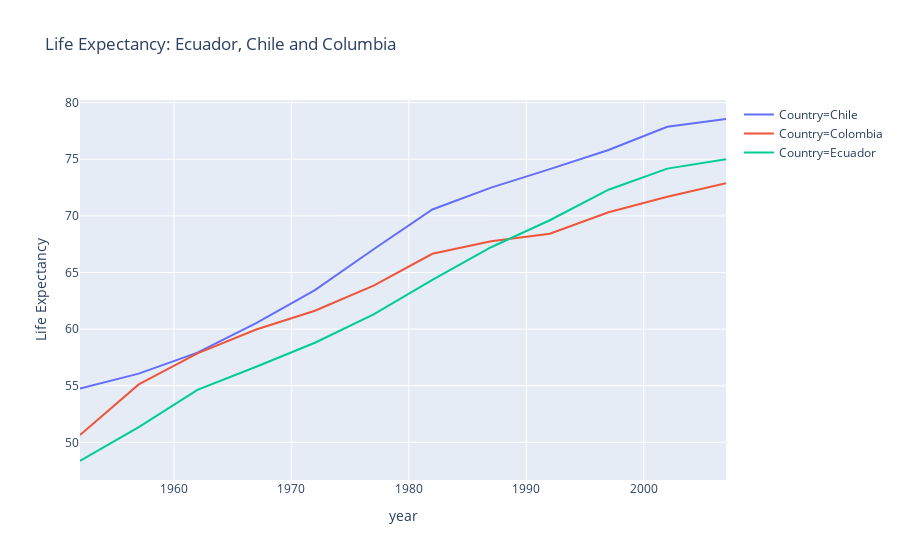

The notebook cell this image was saved under:
### Markdown cell above
### Use the filter to plot the countries (without creating a new dataframe!)

### Code cell
fig = px.line(df_expectancy_tall[row_filter], 
             x='year', 
             y='Life Expectancy',
             color = 'Country',
             title='Life Expectancy: Ecuador, Chile and Columbia')

fig.show()

### Figure 1 — Plotly figure (JSON) as saved in the notebook; plotly's stock layout.template omitted (floating-point values rounded to 4 significant figures)
{"data": [{"hoverlabel": {"namelength": 0}, "hovertemplate": "Country=Chile<br>year=%{x}<br>Life Expectancy=%{y}", "legendgroup": "Country=Chile", "line": {"color": "#636efa", "dash": "solid"}, "mode": "lines", "name": "Country=Chile", "showlegend": true, "type": "scatter", "x": [1952, 1957, 1962, 1967, 1972, 1977, 1982, 1987, 1992, 1997, 2002, 2007], "xaxis": "x", "y": [54.74, 56.07, 57.92, 60.52, 63.44, 67.05, 70.56, 72.49, 74.13, 75.82, 77.86, 78.55], "yaxis": "y"}, {"hoverlabel": {"namelength": 0}, "hovertemplate": "Country=Colombia<br>year=%{x}<br>Life Expectancy=%{y}", "legendgroup": "Country=Colombia", "line": {"color": "#EF553B", "dash": "solid"}, "mode": "lines", "name": "Country=Colombia", "showlegend": true, "type": "scatter", "x": [1952, 1957, 1962, 1967, 1972, 1977, 1982, 1987, 1992, 1997, 2002, 2007], "xaxis": "x", "y": [50.64, 55.12, 57.86, 59.96, 61.62, 63.84, 66.65, 67.77, 68.42, 70.31, 71.68, 72.89], "yaxis": "y"}, {"hoverlabel": {"namelength": 0}, "hovertemplate": "Country=Ecuador<br>year=%{x}<br>Life Expectancy=%{y}", "legendgroup": "Country=Ecuador", "line": {"color": "#00cc96", "dash": "solid"}, "mode": "lines", "name": "Country=Ecuador", "showlegend": true, "type": "scatter", "x": [1952, 1957, 1962, 1967, 1972, 1977, 1982, 1987, 1992, 1997, 2002, 2007], "xaxis": "x", "y": [48.36, 51.36, 54.64, 56.68, 58.8, 61.31, 64.34, 67.23, 69.61, 72.31, 74.17, 74.99], "yaxis": "y"}], "layout": {"legend": {"tracegroupgap": 0}, "title": {"text": "Life Expectancy: Ecuador, Chile and Columbia"}, "xaxis": {"anchor": "y", "domain": [0, 1], "title": {"text": "year"}}, "yaxis": {"anchor": "x", "domain": [0, 1], "title": {"text": "Life Expectancy"}}}}
